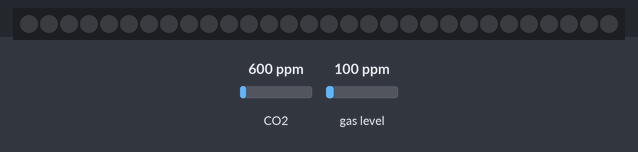
The sketch below on a simulated Arduino Uno, built with avr-gcc and run on an emulated ATmega328P. Parts: 30 RGB LEDs in strip order, left to right. The inputs (shaded band) are chosen by the test bench; at power-on: CO2 600 ppm, gas level 100 ppm.

Above: at 1.2 s.
1.3 s: CO2 set to 452 ppm
2.8 s: CO2 set to 1050 ppm
At 3.2 s:
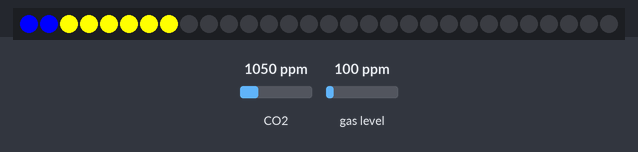
4.3 s: CO2 set to 2350 ppm
At 4.8 s:
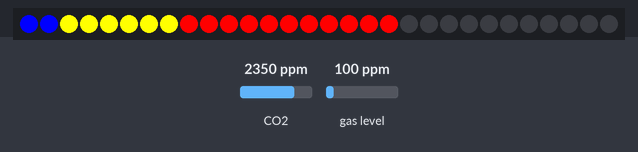
Timing chart, 0 to 7.3 s (numbered marks = the images above; inputs shaded):
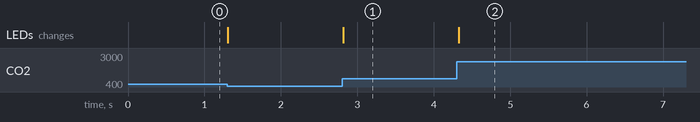

The sketch:

project78Arduino.ino
```cpp
#include <SoftwareSerial.h>
#include <FastLED.h>
#include <ArduinoJson.h>
SoftwareSerial s(5,6);
#include "Adafruit_SGP30.h"
static char temperatureCO2[7];
Adafruit_SGP30 sgp;
long now = millis();
long lastMeasureConn = 0;
long lastMeasure = 0;
int neededLedsOn = 0;
int currentLedsOn = 0;
#define LED_PIN     4
#define NUM_LEDS    30
#define pause       300
CRGB leds[NUM_LEDS];

void setup() {
s.begin(9600);
FastLED.addLeds<WS2812, LED_PIN, GRB>(leds, NUM_LEDS);
if (! sgp.begin()){
    Serial.println("Sensor not found :(");
    while (1);
  }
}

void loop() {
  now = millis();
  if(now-lastMeasure > 1000){
    lastMeasure = now;
    if (! sgp.IAQmeasure()) {
      Serial.println("Measurement failed");
      return;
    }
    float CO2 = sgp.eCO2;
    dtostrf(CO2, 6, 2, temperatureCO2);
      StaticJsonBuffer<1000> jsonBuffer;
      JsonObject& root = jsonBuffer.createObject();
      root["data1"] = sgp.eCO2;
      root["data2"] = 200;
      if(s.available()>0)
      {
       root.printTo(s);
      }
  }
  checkNeededLeds();
  ledStrip();
}

void ledStrip(){


  if(neededLedsOn > 0 && neededLedsOn <= 7){
    if(currentLedsOn > neededLedsOn){
      for(int i=currentLedsOn; i>neededLedsOn; i--){
      leds[i] = CRGB(0, 0, 0);
      FastLED.show();
    }
    }
    else{
    for(int i=currentLedsOn; i<neededLedsOn; i++){
      leds[i] = CRGB(0, 0, 255);
      FastLED.show();
    }
    }
    currentLedsOn = neededLedsOn;
  }

  else if(neededLedsOn > 7 && neededLedsOn <= 17){
    if(currentLedsOn > neededLedsOn){
      for(int i=currentLedsOn; i>neededLedsOn; i--){
      leds[i] = CRGB(0, 0, 0);
      FastLED.show();
    }
    }
    else{
    for(int i=currentLedsOn; i<neededLedsOn; i++){
      leds[i] = CRGB(255, 255, 0);
      FastLED.show();
    }
    }
    currentLedsOn = neededLedsOn;
  }

  else if(neededLedsOn > 17 && neededLedsOn <= 29){
    if(currentLedsOn > neededLedsOn){
      for(int i=currentLedsOn; i>neededLedsOn; i--){
      leds[i] = CRGB(0, 0, 0);
      FastLED.show();
    }
    }
    else{
    for(int i=currentLedsOn; i<neededLedsOn; i++){
      leds[i] = CRGB(255, 0, 0);
      FastLED.show();
    }
    }
    currentLedsOn = neededLedsOn;
  }

}
void checkNeededLeds(){
  Serial.println("1");

  if (! sgp.IAQmeasure()) {
    Serial.println("Measurement failed");
    return;
  }

  if(sgp.eCO2 < 300){
    neededLedsOn = 0;
  }
  else if(sgp.eCO2 > 300 && sgp.eCO2 < 400){
    neededLedsOn = 1;
  }
  else if(sgp.eCO2 > 400 && sgp.eCO2 < 500){
    neededLedsOn = 2;
  }
  else if(sgp.eCO2 > 500 && sgp.eCO2 < 600){
    neededLedsOn = 3;
  }
  else if(sgp.eCO2 > 600 && sgp.eCO2 < 700){
    neededLedsOn = 4;
  }
  else if(sgp.eCO2 > 700 && sgp.eCO2 < 800){
    neededLedsOn = 5;
  }
  else if(sgp.eCO2 > 800 && sgp.eCO2 < 900){
    neededLedsOn = 6;
  }
  else if(sgp.eCO2 > 900 && sgp.eCO2 < 1000){
    neededLedsOn = 7;
  }
  else if(sgp.eCO2 > 1000 && sgp.eCO2 < 1100){
    neededLedsOn = 8;
  }
  else if(sgp.eCO2 > 1100 && sgp.eCO2 < 1200){
    neededLedsOn = 9;
  }
  else if(sgp.eCO2 > 1200 && sgp.eCO2 < 1300){
    neededLedsOn = 10;
  }
  else if(sgp.eCO2 > 1300 && sgp.eCO2 < 1400){
    neededLedsOn = 11;
  }
  else if(sgp.eCO2 > 1400 && sgp.eCO2 < 1500){
    neededLedsOn = 12;
  }
  else if(sgp.eCO2 > 1500 && sgp.eCO2 < 1600){
    neededLedsOn = 13;
  }
  else if(sgp.eCO2 > 1600 && sgp.eCO2 < 1700){
    neededLedsOn = 14;
  }
  else if(sgp.eCO2 > 1700 && sgp.eCO2 < 1800){
    neededLedsOn = 15;
  }
  else if(sgp.eCO2 > 1800 && sgp.eCO2 < 1900){
    neededLedsOn = 16;
  }
  else if(sgp.eCO2 > 1900 && sgp.eCO2 < 2000){
    neededLedsOn = 17;
  }
  else if(sgp.eCO2 > 2000 && sgp.eCO2 < 2250){
    neededLedsOn = 18;
  }
  else if(sgp.eCO2 > 2250 && sgp.eCO2 < 2500){
    neededLedsOn = 19;
  }
  else if(sgp.eCO2 > 2500 && sgp.eCO2 < 2750){
    neededLedsOn = 20;
  }
  else if(sgp.eCO2 > 2750 && sgp.eCO2 < 3000){
    neededLedsOn = 21;
  }
  else if(sgp.eCO2 > 3000 && sgp.eCO2 < 3250){
    neededLedsOn = 22;
  }
  else if(sgp.eCO2 > 3250 && sgp.eCO2 < 3500){
    neededLedsOn = 23;
  }
  else if(sgp.eCO2 > 3500 && sgp.eCO2 < 3750){
    neededLedsOn = 24;
  }
  else if(sgp.eCO2 > 3750 && sgp.eCO2 < 4000){
    neededLedsOn = 25;
  }
  else if(sgp.eCO2 > 4000 && sgp.eCO2 < 4250){
    neededLedsOn = 26;
  }
  else if(sgp.eCO2 > 4250 && sgp.eCO2 < 4500){
    neededLedsOn = 27;
  }
  else if(sgp.eCO2 > 4500 && sgp.eCO2 < 4750){
    neededLedsOn = 28;
  }
  else if(sgp.eCO2 > 4750){
    neededLedsOn = 29;
  }
  Serial.println("2");
}
```

Measured:
- after the input at 2.8 s, the LEDs: change at once (image 1)
- after the input at 4.3 s, the LEDs: change at once (image 2)
